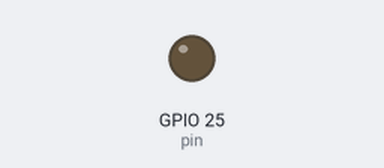
Bench run of a program on a simulated Raspberry Pi (BCM pin numbers). On the bench: output pins drawn as LEDs (lit = HIGH). Parts the program declares active-low are drawn by pin level, so they are really on while drawn off.

Above: at 1.0 s.
At 3.0 s:
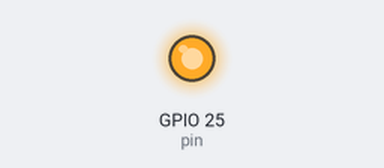
Timing chart, 0 to 5.2 s (numbered marks = the images above):
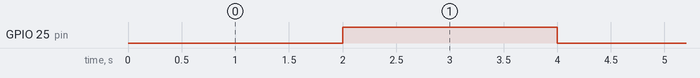

The program:

relay.py
```python
from gpiozero import OutputDevice
import time

class RelayController:
    def __init__(self, pin: int = 25, active_high: bool = False):
        """
        :param pin: Relay Signal Pin BCM (25)
        :param active_high: 릴레이 특성에 따라 설정
               - True: High(1)일 때 켜짐 (일반적인 방식)
               - False: Low(0)일 때 켜짐 (대부분의 중국산/범용 릴레이 모듈 방식)
        """
        try:
            # OutputDevice를 사용하여 릴레이를 제어합니다.
            # 초기 상태(initial_value)는 꺼짐(False)으로 설정합니다.
            self.relay = OutputDevice(pin, active_high=active_high, initial_value=False)
            self.pin = pin
            # print(f"릴레이 초기화 완료: GPIO {pin} (Active High={active_high})")
        except Exception as e:
            # print(f"릴레이 초기화 실패: {e}")
            raise

    def on(self):
        """릴레이를 작동시킵니다 (접점 연결)"""
        if not self.relay.value:
            self.relay.on()
            # print("릴레이 ON")

    def off(self):
        """릴레이 작동을 멈춥니다 (접점 분리)"""
        if self.relay.value:
            self.relay.off()
            # print("릴레이 OFF")

    def toggle(self):
        """릴레이 상태를 반전시킵니다"""
        self.relay.toggle()
        # print(f"릴레이 상태 반전 (현재: {'ON' if self.relay.value else 'OFF'})")

    def cleanup(self):
        """리소스 해제"""
        if hasattr(self, 'relay'):
            self.off() # 안전을 위해 끄고 종료
            self.relay.close()
            # print("릴레이 리소스 해제 완료.")

# --- 테스트 실행부 ---
if __name__ == "__main__":
    # 대부분의 릴레이 모듈은 Low 신호에서 켜지므로 active_high=False가 기본입니다.
    # 만약 동작이 반대라면 True로 바꿔보세요.
    relay_ctrl = RelayController(pin=25, active_high=False)

    try:
        while True:
            relay_ctrl.on()
            time.sleep(2)
            relay_ctrl.off()
            time.sleep(2)

    except KeyboardInterrupt:
        print("\n사용자에 의해 종료됩니다.")
    finally:
        relay_ctrl.cleanup()
```

Measured:
- by itself, GPIO 25 (pin): alternates HIGH for 2.0 s and LOW for 2.0 s
